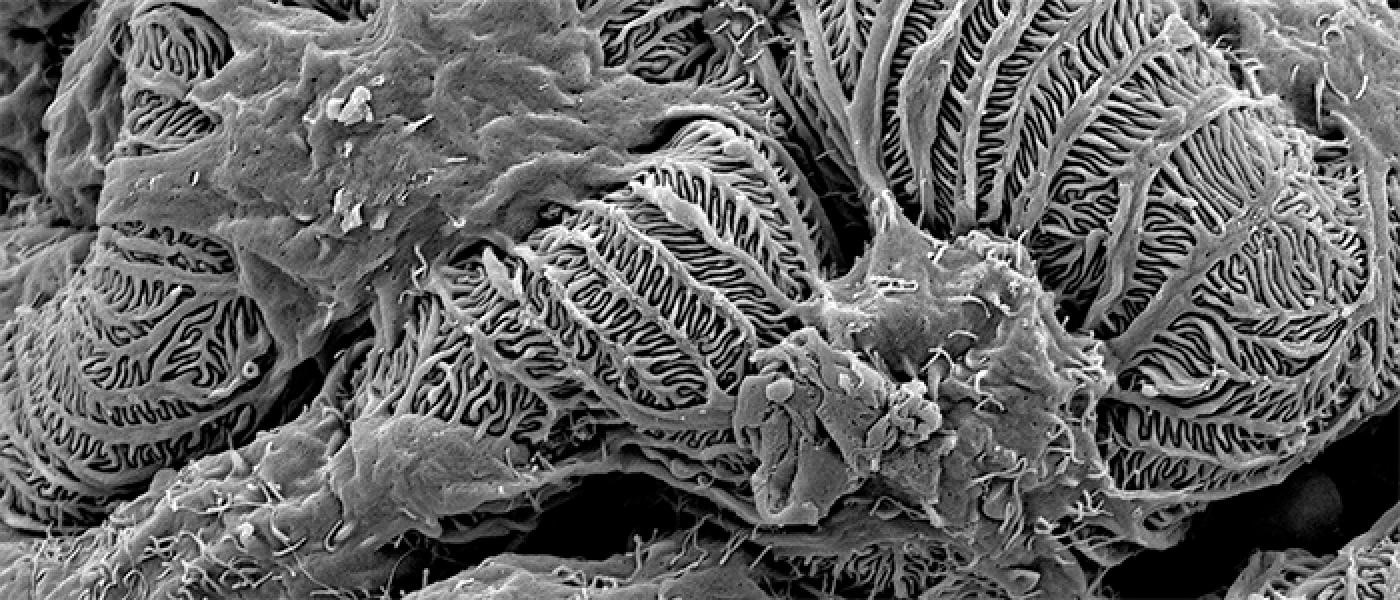
#> input picture Assignment_7/assets/Pod_Em.jpg, 1400 x 600 px
$ python assignment_7.py
#> lines starting #> are read from the running program, lines starting #| are printed output that depends on the picture; after the words box and inside, x2 and y2 are one past the last pixel; in counts of white or black regions, pixels touching at a corner belong together
### Assignment_7/question_1.py
import numpy as np
import matplotlib.pyplot as plt


def apply_2d_fourier_transform(image: np.ndarray, display=False) -> np.ndarray:
#> called with display = True
    transform = np.fft.fft2(image)
    zero_shifted = np.fft.fftshift(transform)
    cartesian = np.abs(zero_shifted)
    cartesian = 20 * np.log(cartesian)

    if display:
        plt.figure(figsize=(10, 10))
        plt.imshow(cartesian, cmap='gray')
        plt.title('Magnitude Spectrum'), plt.xticks([]), plt.yticks([])
        plt.show()

    return zero_shifted


def create_binary_mask(frequency_threshold: float, size: tuple[int, int], filter_type: str = 'low') -> np.ndarray:
    width, height = size
    x, y = np.ogrid[:width, :height]

    center = list(map(lambda i: i//2, size))

    dist = np.sqrt((x - center[0])**2 + (y - center[1]) ** 2)
    mask = dist <= frequency_threshold if filter_type == 'low' else dist >= frequency_threshold
    return mask


def filter_(transformed_image: np.ndarray, mask: np.ndarray) -> np.ndarray:
    return np.where(mask, transformed_image, 0)


def plot_thresholded_images(thresholds: list[int], transformed_image: np.ndarray, filter_type: str = 'low') -> None:
#> called with transformed_image = array of shape (600, 1400), filter_type = 'low'
    plt.figure(figsize=(15, 10))
    for index, threshold in enumerate(thresholds):
        image_mask = create_binary_mask(threshold, transformed_image.shape, filter_type=filter_type)
        filtered_image = filter_(transformed_image, image_mask)
        unshifted_image = np.fft.ifftshift(filtered_image)
        filtered_image_spatial = np.fft.ifft2(unshifted_image)

        plt.subplot(2, len(thresholds), index+1)
        plt.imshow(20 * np.log(np.abs(filtered_image)), cmap='gray')
        plt.title(f'{filter_type}-pass transform \nThreshold {threshold}Hz')
        plt.xticks([]), plt.yticks([])

        plt.subplot(2, len(thresholds), index+len(thresholds)+1)
        plt.imshow(np.abs(filtered_image_spatial), cmap='gray')
        plt.title(f'{filter_type}-pass image \nThreshold {threshold}Hz')
        plt.xticks([]), plt.yticks([])
    plt.show()
#> the loop in plot_thresholded_images (call 2), `for index, threshold in enumerate(thresholds):` made 5 passes
#> pass 2, in create_binary_mask (call 7), `mask = dist <= frequency_threshold if filter_type == 'low' else dist >..`:
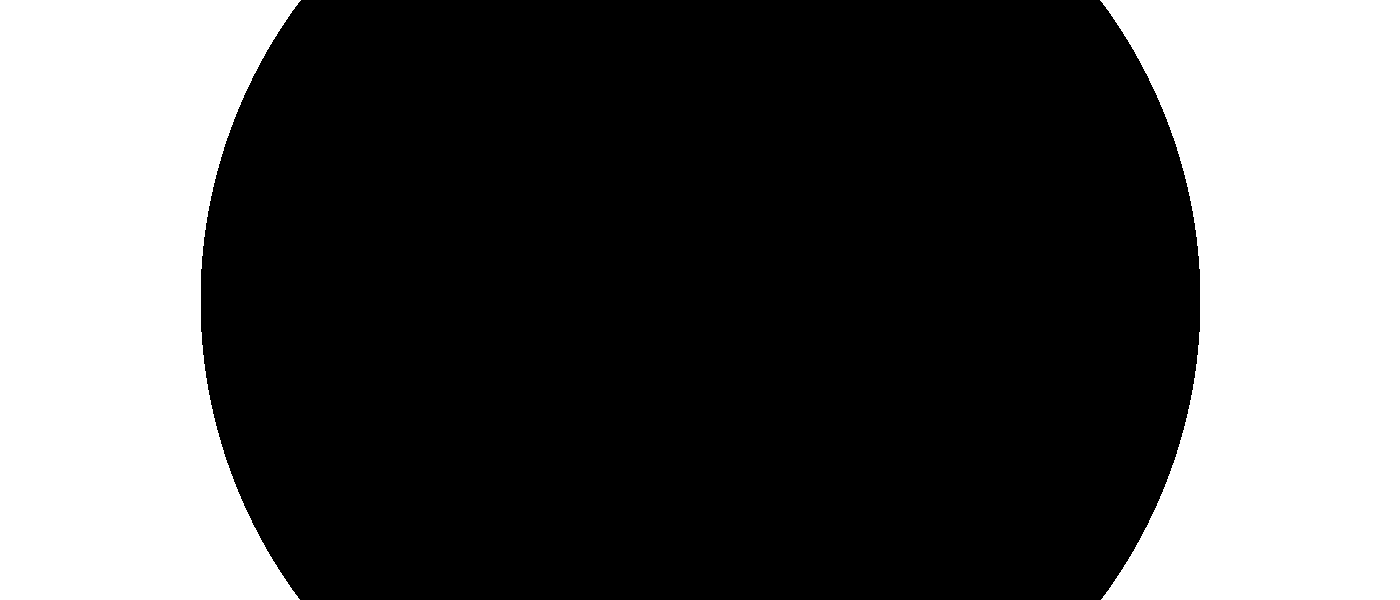
#> mask: shape (600, 1400) bool; 33.1% white; 2 white regions, box (x1, y1, x2, y2) and area: (0, 0, 301, 600) 139444, (1100, 0, 1400, 600) 138844
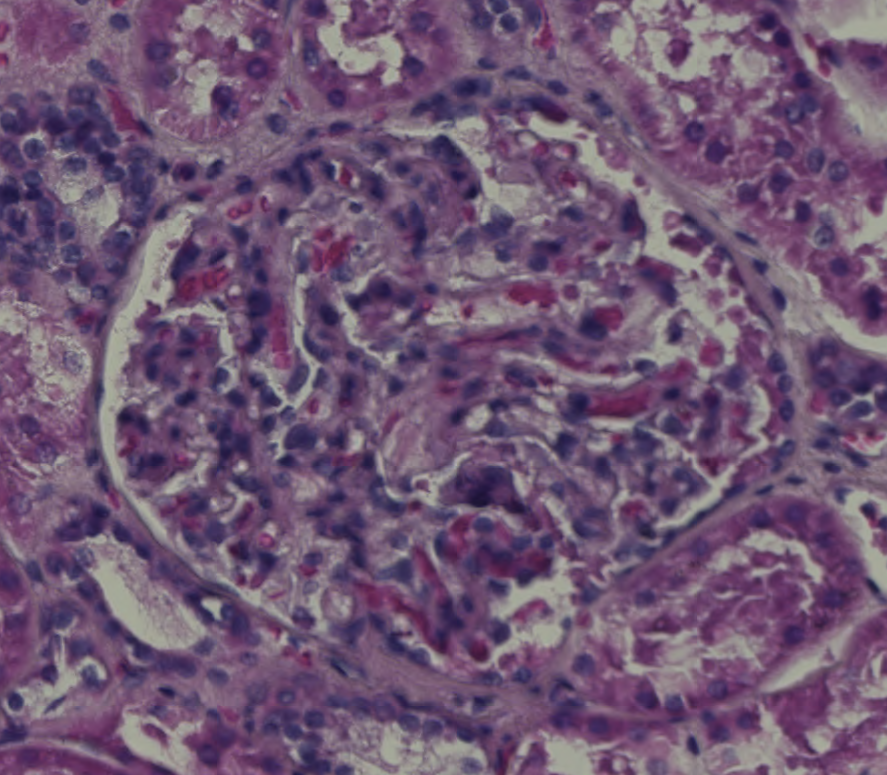
#> input picture Assignment_7/assets/Glomeruli_Images/XY01_IU-21-015F2_raw.png, 887 x 775 px
#> further down, example_glom_image is the input picture: shape (775, 887, 3); mean R, G, B 111.5, 87, 115.3

### Assignment_7/question_2.py
import numpy as np
import matplotlib.pyplot as plt
from matplotlib.colors import rgb_to_hsv
from skimage.filters import threshold_otsu
from sklearn.cluster import KMeans
from sklearn.metrics import confusion_matrix, accuracy_score, f1_score


# [6 lines left out: function mask_glomerulus, not called in this run]


def plot_hsv_channels(rgb_image: np.ndarray) -> np.ndarray:
    if not (rgb_image.shape[2] == 3 and len(rgb_image.shape) == 3):
        raise ValueError(f'Image is not RGB with channel dim last, dimensions {rgb_image.shape}')
    normalized = rgb_image / 255
    converted_image = rgb_to_hsv(normalized)
#> converted_image: shape (775, 887, 3) float64; mean of channels 0, 1, 2 0.765, 0.293, 0.463
    h_channel, s_channel, v_channel = converted_image[:, :, 0], converted_image[:, :, 1], converted_image[:, :, 2]
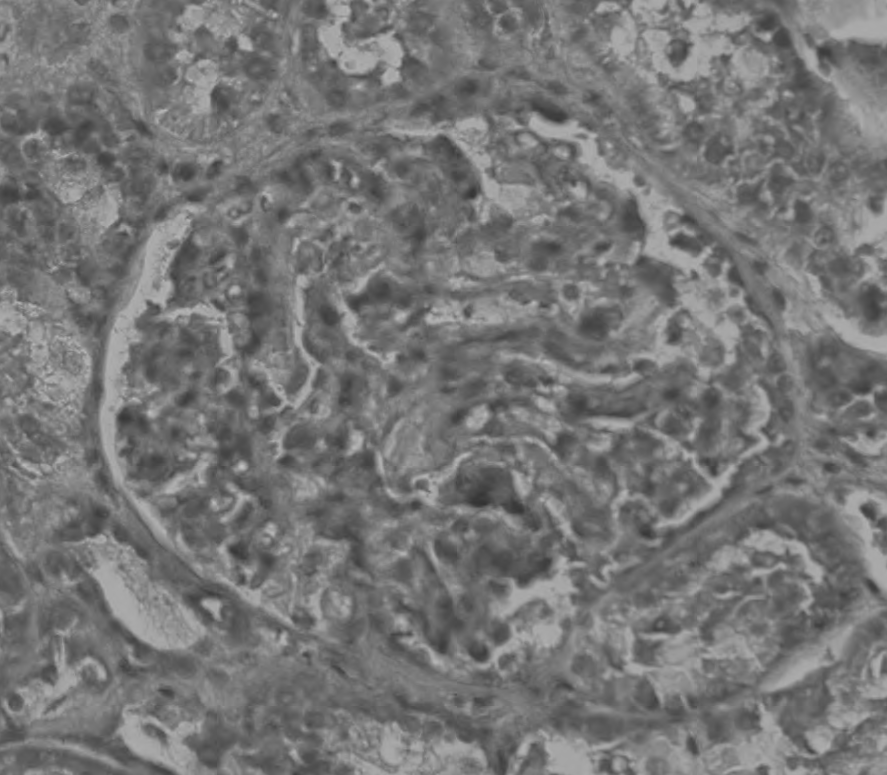
#> v_channel: shape (775, 887) float64; min 0.196, max 0.761, mean 0.463

    fig, axes = plt.subplots(1, 4, figsize=(20, 5))
    axes[0].imshow(normalized)
    axes[0].set_title('Original RGB')
    axes[0].axis('off')

    for ax, channel, title in zip(axes[1:], [h_channel, s_channel, v_channel], ['Hue', 'Saturation', 'Value']):
        ax.imshow(channel, cmap='gray')
        ax.set_title(title)
        ax.axis('off')
#> this loop made 3 passes
#> title on passes 1 to 3: 'Hue', 'Saturation', 'Value'

    plt.show()
    return converted_image


def threshold_channel(channel: np.ndarray, otsu: bool = True, threshold: float = None) -> np.ndarray:
#> called with otsu = False, threshold = 0.47
    if otsu:
        threshold = threshold_otsu(channel)
    return channel > threshold
#> returned value: shape (775, 887) bool; 12.6% white; 719 white regions (308 under 20 px), largest, box (x1, y1, x2, y2) and area: (354, 548, 465, 653) 2428, (471, 543, 550, 582) 1738, (758, 11, 816, 124) 1676


def cluster_image_with_kmeans(image: np.ndarray, n_clusters: int = 4, plot_recon: bool = True) -> np.ndarray:
    pixels = image.reshape(-1, 3)

    kmeans = KMeans(n_clusters=n_clusters, random_state=0)
    kmeans.fit(pixels)
    clustered_image_labels = kmeans.labels_.reshape(image.shape[0], image.shape[1])
    clustered_image = np.zeros_like(image)
    for i in range(image.shape[0]):
        for j in range(image.shape[1]):
            clustered_image[i, j] = kmeans.cluster_centers_[clustered_image_labels[i, j]]

    if plot_recon:
        plt.figure(figsize=(12, 6))

        plt.subplot(1, 2, 1)
        plt.imshow(image)
        plt.title('Original Image')
        plt.axis('off')

        plt.subplot(1, 2, 2)
        plt.imshow(clustered_image.astype('uint8'))
        plt.title('Clustered Image')
        plt.axis('off')

        plt.show()

    return clustered_image


def inverse_one_hot(one_hot_encoded: np.ndarray) -> np.ndarray:
    return np.argmax(one_hot_encoded, axis=-1)


# [35 lines left out: functions calculate_metrics, segment_and_evaluate_glom_image, not called in this run]

### Assignment_7/assignment_7.py
import os

import matplotlib.pyplot as plt
import numpy as np
from PIL import Image

from question_1 import apply_2d_fourier_transform, plot_thresholded_images
from question_2 import plot_hsv_channels, threshold_channel, cluster_image_with_kmeans, segment_and_evaluate_glom_image
from question_3 import one_sphere
from question_4 import load_image, evaluate_segmentation, create_segmentation_label

from skimage.filters import butterworth


if __name__ == '__main__':
    pod_electron_microscope = Image.open('./assets/Pod_Em.jpg').convert('L')
    pod_image = np.array(pod_electron_microscope)

    transformed_pod = apply_2d_fourier_transform(pod_image, display=True)

    low_pass_thresholds = [10, 50, 100, 500, 1000]
    high_pass_thresholds = list(reversed(low_pass_thresholds))

    plot_thresholded_images(low_pass_thresholds, transformed_pod, filter_type='low')
    plot_thresholded_images(high_pass_thresholds, transformed_pod, filter_type='high')

    # Q2:
    # noinspection PyTypeChecker
    example_glom_image = np.array(Image.open('./assets/Glomeruli_Images/XY01_IU-21-015F2_raw.png'))
    hsv_example = plot_hsv_channels(example_glom_image)

    sat = hsv_example[:, :, 1]
    threshold = 0.47
    thresholded_sat = threshold_channel(sat, otsu=False, threshold=threshold)

    plt.figure()
    plt.imshow(thresholded_sat.astype(int), cmap='gray')
    plt.title(f'Nuclei segmentation with threshold {threshold}')
    plt.axis('off')
    plt.show()
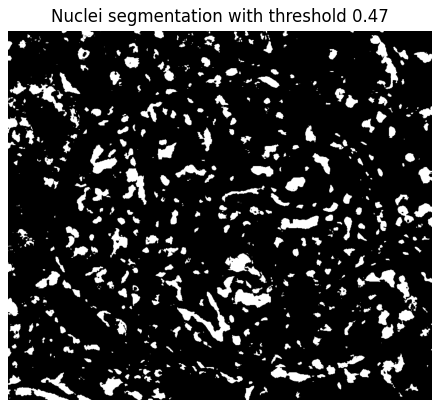
#> figure drawn by matplotlib, 1 panel

    hue = hsv_example[:, :, 0]
    thresholded_hue = threshold_channel(hue, otsu=True)
#> in threshold_channel (call 2), `return channel > threshold`: returned value: shape (775, 887) bool; 92.6% white; 392 black regions (234 under 20 px), largest, box (x1, y1, x2, y2) and area: (101, 212, 187, 486) 4754, (91, 559, 204, 648) 2890, (580, 132, 706, 273) 2738
    inverted_nuclei = np.logical_not(thresholded_sat)
    pas_segmentation = np.logical_and(thresholded_hue, inverted_nuclei)
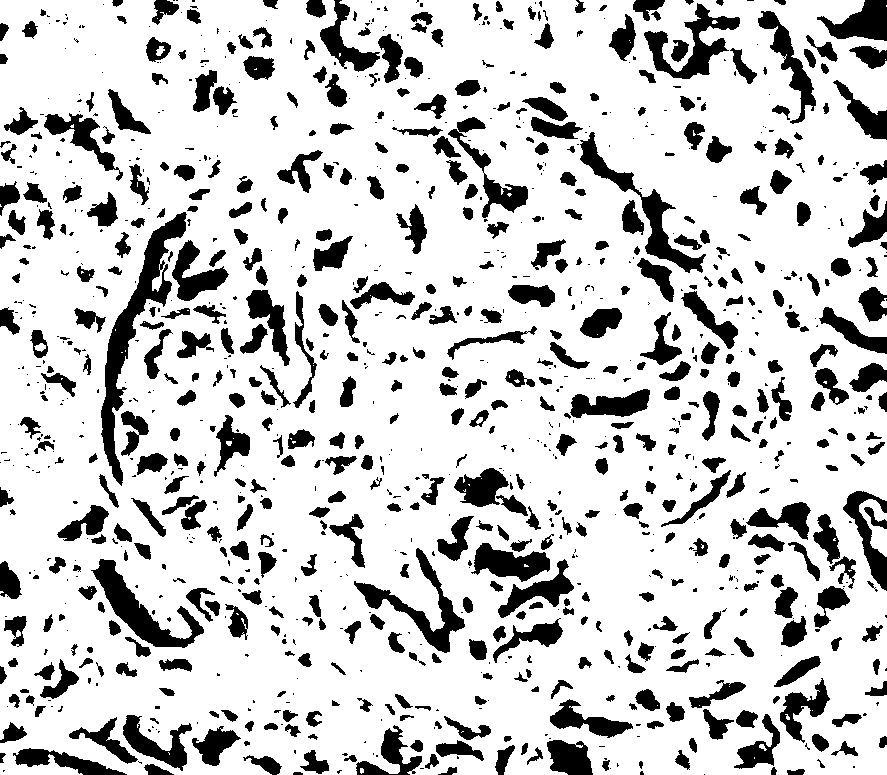
#> pas_segmentation: shape (775, 887) bool; 79.9% white; 1111 black regions (542 under 20 px), largest, box (x1, y1, x2, y2) and area: (101, 212, 187, 486) 4754, (91, 559, 204, 648) 2890, (580, 132, 706, 273) 2738

    plt.figure()
    plt.imshow(pas_segmentation.astype(int), cmap='gray')
    plt.title(f'PAS segmentation with threshold {threshold}')
    plt.axis('off')
    plt.show()

    inverted_pas = np.logical_not(pas_segmentation)
    lumen = np.logical_and(inverted_nuclei, inverted_pas)

    plt.figure()
    plt.imshow(lumen.astype(int), cmap='gray')
    plt.title(f'Lumen segmentation with threshold {threshold}')
    plt.axis('off')
    plt.show()

    # K Means
    hsv_example = (hsv_example * 255).astype(int)
#> hsv_example: shape (775, 887, 3) int64; mean of channels 0, 1, 2 194.7, 74.2, 118
    kmeans_example = cluster_image_with_kmeans(example_glom_image, plot_recon=True)
#> in cluster_image_with_kmeans, `clustered_image = np.zeros_like(image)`: clustered_image: shape (775, 887, 3); every value is 0
    hsv_kmeans = cluster_image_with_kmeans(hsv_example, plot_recon=True)
#> call 2 of cluster_image_with_kmeans, with n_clusters = 4, plot_recon = True
#> in cluster_image_with_kmeans (call 2), `clustered_image = np.zeros_like(image)`: clustered_image: shape (775, 887, 3) int64; every value is 0
#> after the loop in cluster_image_with_kmeans (call 2), `for i in range(image.shape[0]):`: clustered_image: shape (775, 887, 3) int64; mean of channels 0, 1, 2 194.2, 73.8, 117.7
#> in cluster_image_with_kmeans (call 2), `plt.show()`:
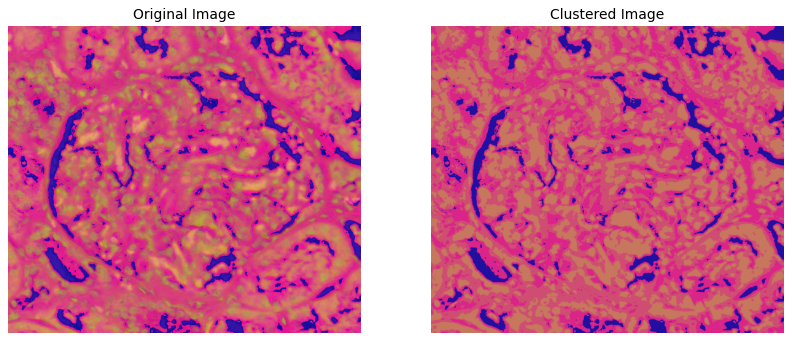
#> figure drawn by matplotlib, 2 panels

    for filename in os.listdir('./assets/Glomeruli_Images'):
        identifier = filename.split('_raw.png')[0]
        image = np.array(Image.open(f'./assets/Glomeruli_Images/{filename}'))
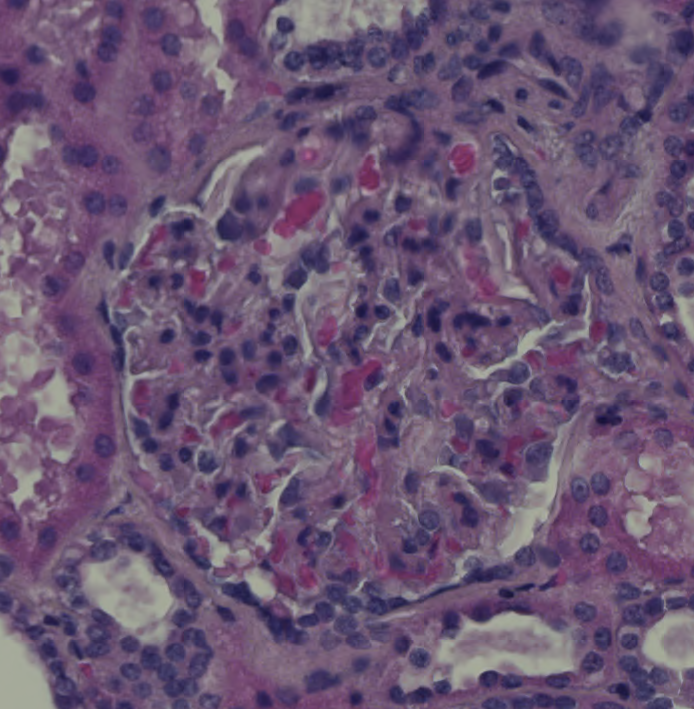
#> input picture Assignment_7/assets/Glomeruli_Images/XY01_IU-21-015F18_raw.png, 694 x 709 px
#> image is the input picture: shape (709, 694, 3); mean R, G, B 106.6, 85.7, 115.2
#> (the run stopped early here; a loop or call above may not have finished)
